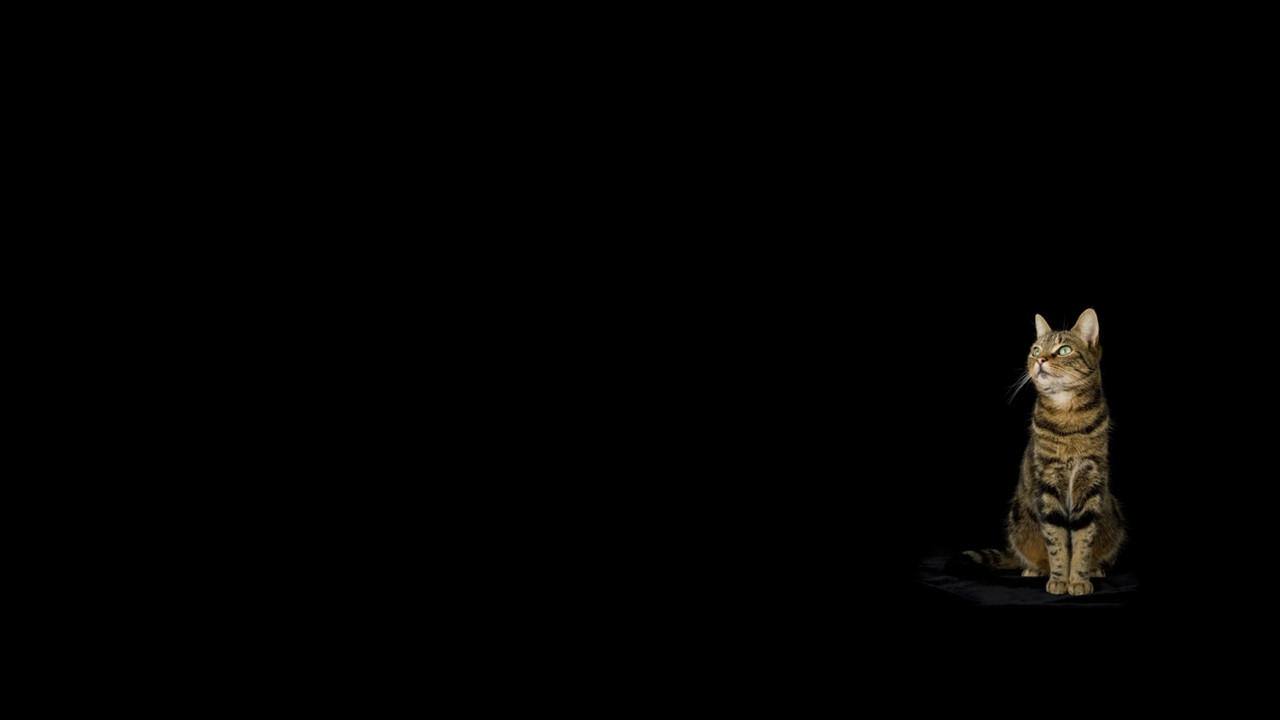
#> input picture 002. Project/VisKomp/images/NPID_UAS/Cat_https_www.wired.com.jpg, 1280 x 720 px, found by its file name
$ python UAS_EdgeDetection.py
#> lines starting #> are read from the running program, lines starting #| are printed output that depends on the picture; after the words box and inside, x2 and y2 are one past the last pixel; in counts of white or black regions, pixels touching at a corner belong together
print("\033c")       #To close all
import numpy as np
from matplotlib import pyplot as plt
import time

###################################################################################################
print ("Acquiring user entries.")
###################################################################################################
th = 20                                                       #Threshold of ignoring noises.
th2 = 20      #Threshold for differential values of neighboring pixels, for edge detection.
                               #The more the th2 the sharper the edge line will be resulted.
green_lw = 4                                                       #width of the green line.
print("th, th2, green_lw =", th, th2, green_lw)
print (" ")
#dir = "C://Users//MN//OneDrive - Universitas Pembangunan Jaya//Coding_Python//MK_VisKomp//Gambar_in_out//"
#nama_file_input = "Heksagon_Gradasi"; th2 = 20
dir = "/Users/aditya/git/aditya1-github/VisKomp/Images/NPID_UAS/"
nama_file_input = "Cat_https_www.wired.com"; th2 = 20
# [6 lines of commented-out code are left out]
print ("Reading the input file, acquiring its size and creating array templates for processing.")
###################################################################################################
pic = plt.imread(dir + nama_file_input + ".jpg")
#> pic is the input picture: shape (720, 1280, 3); mean R, G, B 2.4, 2, 1.4
row, col, depth = np.shape(pic)
#> row = 720; col = 1280; depth = 3
print("col, row, depth =", row, col, depth)
#| col, row, depth = 720 1280 3
ori = np.zeros(shape=(row, col, depth), dtype = np.uint8)
buffer = np.zeros(shape=(row, col, depth), dtype = np.uint8)
ori[:, :, :] = pic[:,:,:]
buffer[:, :, :] = pic[:,:,:]
plt.figure('Original Image')
plt.imshow(ori)
plt.ion()
plt.show()
plt.pause(0.01)
print("")
##################################################################################################
print ("Preliminary edge detection (Algorithm #1) is taking place.")
print ("Every pixel that indicates any kind of object edge will be colored blue. Check it out.")
print ("At the same time, we are finding object weight center, x_min, x_max, y_min, and y_max.")
##################################################################################################
y_start = 0; y_end = row
#> after `y_end = row`: y_end = 720
x_start = 0; x_end = col
#> after `x_end = col`: x_end = 1280
n = 0                                               #Initiation of the number of edge pixels
yc = y_start                              #Initiation for the y coordinate of weight center
xc = x_start                              #Initiation for the x coordinate of weight center
y_min = y_end                                                      #Initiation for the y_min
#> y_min = 720
y_max = y_start                                                    #Initiation for the y_max
x_min = x_end
#> x_min = 1280
x_max = x_start
for i in range (0+1, row-1):                               #+1 is to avoid division by zero.
    for j in range (0+1, col-1):
        cek1, cek2, cek3, cek4, cek5, cek6, cek7, cek8, cek9 = \
        False, False, False, False, False, False, False, False, False           #Initiation

        #A point is checked if it is at the edge of the object by checking its neighbors.
        #Piksel yang dicek berada di tengah.
        #Piksel tetangga berada di atas, di kiri, di bawah dan di kanan piksel yang dicek.
        point_r  = ori[i,j,0];   point_g = ori[i,j,1];    point_b = ori[i,j,2]
        neigh1_r = ori[i-1,j,0]; neigh1_g = ori[i-1,j,1]; neigh1_b = ori[i-1,j,2]  #di atas
        neigh2_r = ori[i,j-1,0]; neigh2_g = ori[i,j-1,1]; neigh2_b = ori[i,j-1,2]  #di kiri
        neigh3_r = ori[i+1,j,0]; neigh3_g = ori[i+1,j,1]; neigh3_b = ori[i+1,j,2]  #di bawah
        neigh4_r = ori[i,j+1,0]; neigh4_g = ori[i,j+1,1]; neigh4_b = ori[i,j+1,2]  #di kanan
        cek_n1r = abs(int(neigh1_r) - int(point_r)) #Delta nilai R antara neigh1 dan piksel yg dicek.
        cek_n2r = abs(int(neigh2_r) - int(point_r)) #Delta nilai R antara neigh2 dan piksel yg dicek.
        cek_n3r = abs(int(neigh3_r) - int(point_r)) #Delta nilai R antara neigh3 dan piksel yg dicek.
        cek_n4r = abs(int(neigh4_r) - int(point_r)) #Delta nilai R antara neigh4 dan piksel yg dicek.

        if cek_n1r > th2 or cek_n2r > th2 or cek_n3r > th2 or cek_n4r > th2:
            #print(i,j, "Edge detected")
            buffer[i,j,:] = 0, 0, 255                #Piksel yang merupakan edge diwarnai biru.
            n = n + 1
            yc = yc + i
            xc = xc + j
            if i < y_min: y_min = i
            if i > y_max: y_max = i
            if j < x_min: x_min = j
            if j > x_max: x_max = j
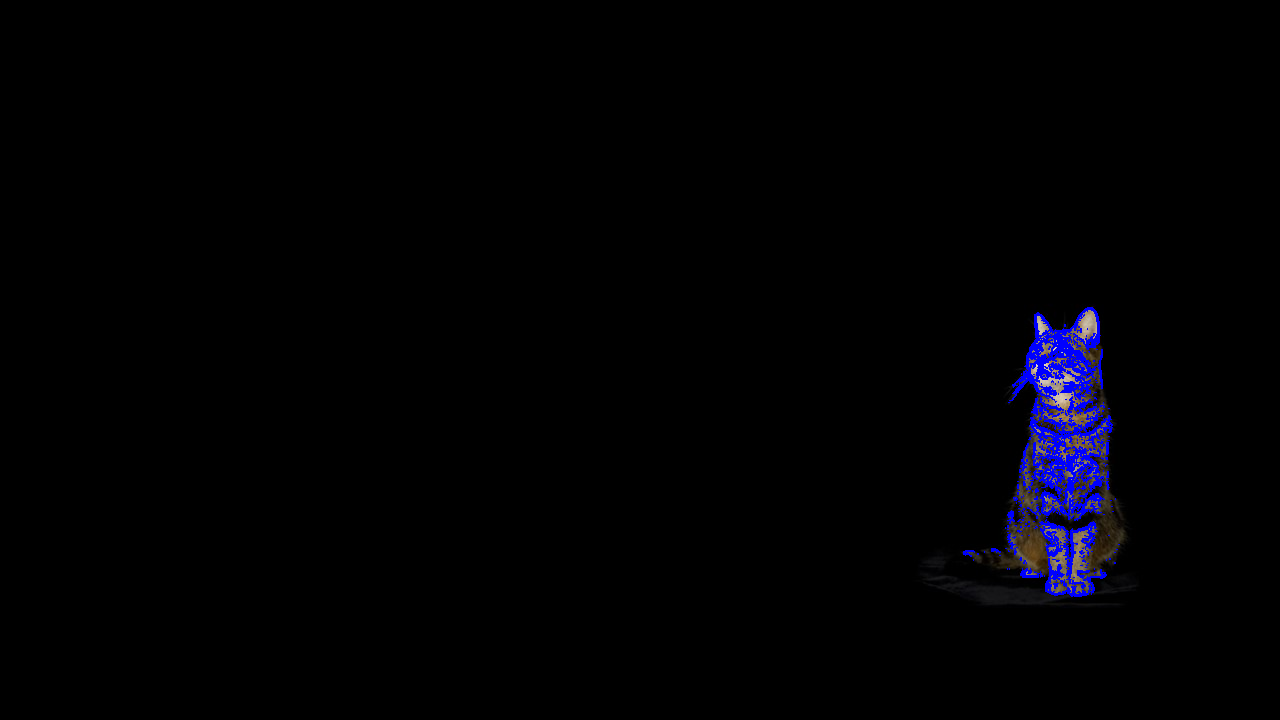
#> buffer: shape (720, 1280, 3); 1.11% of pixels changed, all inside (x1, y1, x2, y2) = (963, 307, 1120, 597)
#> after the loop, n = 10275; x_max = 1119; x_min = 963; xc = 10914513; y_max = 596; y_min = 307; yc = 4591226

yc = round (yc/n)                    #yc and xc will be used in the second-stage edge detection.
#> yc = 447
xc = round (xc/n)
#> xc = 1062
print ("y_min, yc, y_max =", y_min, yc, y_max, ".")
#| y_min, yc, y_max = 307 447 596 .
print ("x_min, xc, x_max =", x_min, xc, x_max, ".")
#| x_min, xc, x_max = 963 1062 1119 .
print("")
plt.figure('Preliminary Edge Detection')
plt.imshow(buffer)
plt.ion()
plt.show()
plt.pause(0.01)

#################################################################################################
print ("Final edge detection (Algorithm #2) is taking place.")
print ("Paint the outmost edge pixels in every line green.")
#################################################################################################
print ("Preparing arrays to accomodate edge pixel properties: coordinates and colors.")
print("The edge array has a length and contains index number, y_edge, x_edge, R_edge, G_edge, and B_edge.")
time.sleep(5)
len_edge = max(2*(y_max-y_min), 2*(x_max-x_min)) + 2                       #Length of edge array
#> len_edge = 580
indeks_edge = np.zeros(shape = (len_edge), dtype = int)            #Index of every edge's pixels
#> indeks_edge = 580 values from 0 to 0
y_edge = np.zeros(shape = (len_edge), dtype = int)          #List of y coordinate of edge pixels
#> y_edge = 580 values from 0 to 0
x_edge = np.zeros(shape = (len_edge), dtype = int)
#> x_edge = 580 values from 0 to 0
R_edge = np.zeros(shape = (len_edge), dtype = int)
G_edge = np.zeros(shape = (len_edge), dtype = int)
B_edge = np.zeros(shape = (len_edge), dtype = int)
G_edge[:] = 255                                        #Every edge's pixels will be painted green.

# #CHECK THE CONTENTS OF THE ARRAYS BEFORE EXECUTING THE FINAL EDGE DETECTION
# print ("Contents of edge arrays before executing the final edge detection:")
# for i in range (0, len_edge):
#     print (indeks_edge[i], y_edge[i], x_edge[i], R_edge[i], G_edge[i], B_edge[i])
# print("")

#EXECUTING THE FINAL EDGE DETECTION (ALGORITHM #2)
#FINDING EDGE PIXELS, THAT IS, ONE AT THE RIGHTMOST AND ONE AT THE LEFTMOST (IF OBJECT IS VERTICAL)
#FINDING EDGE PIXELS, THAT IS, ONE AT THE TOP AND ONE AT THE BOTTOM (IF OBJECT IS HORIZONTAL)
print("If any object resides too close to image margin, edge detection can cause 'Index is out of bound'.")
print("Setting the y_min, y_max, x_min and x_max so that they don't get out of bound.")
margin = int(green_lw)
if y_min < 0 + margin: y_min = 0 + margin
if y_max > row - margin: y_max = row - margin
if x_min < 0 + margin: x_min = 0 + margin
if x_max > col - margin: x_max = col - margin

if  (x_max - x_min >= y_max - y_min) or (x_max - x_min < y_max - y_min):
    counter = 0
    for i in range (y_min, y_max+1):       #Scanning half right of the object (downward, clockwise)
        print("")
        #print("Counter =", counter)
        indeks_edge[counter] = counter
        y_edge[counter] = i
        n = 0                                                      #Initiation for the next i loop
        x = 0                                                               #Initiation for next i
        for j in range (xc, x_max+1):
            #If pixel(i,j) is red, then check if the next two pixels are not red.
            cek1 = bool(buffer[i,j,0]   == 255 and buffer[i,j,1]   == 0 and buffer[i,j,2]   == 0)
            cek2 = bool(buffer[i,j+1,0] == 255 and buffer[i,j+1,1] == 0 and buffer[i,j+1,2] == 0)
            cek3 = bool(buffer[i,j+2,0] == 255 and buffer[i,j+2,1] == 0 and buffer[i,j+2,2] == 0)
            if cek1 == True and cek2 == False and cek3 == False:
                #This is temporary rightmost edge and will be overwritten by the next rightmost one.
                print('Finding a rigtmost edge in a row:', i, ",", j)
                x_edge[counter] = j
        counter = counter + 1
#> after the loop, counter = 290; indeks_edge = 580 values, max 289 at index 289, min 0 at index 0, mean 72.25; y_edge = 580 values, max 596 at index 289, min 0 at index 290, mean 225.8

    print(""); print("It's now halfway."); print("")

    for i in range (y_max, y_min-1, -1):     #Scanning half left of the object (upward, clockwise)
        print("")
        #print(counter)
        indeks_edge[counter] = counter
        y_edge[counter] = i
        n = 0                                                      #Initiation for the next i loop
        x = 0                                                               #Initiation for next i
        for j in range(xc, x_min-1, -1):
            # If pixel(i,j) is red and next two pixels are not red, then the pixel(i,j) is the edge.
            cek1 = bool(buffer[i, j, 0] == 255   and buffer[i, j, 1]   == 0 and buffer[i, j, 2] == 0)
            cek2 = bool(buffer[i, j-1, 0] == 255 and buffer[i, j-1, 1] == 0 and buffer[i, j-1, 2] == 0)
            cek3 = bool(buffer[i, j-2, 0] == 255 and buffer[i, j-2, 1] == 0 and buffer[i, j-2, 2] == 0)
            if cek1 == True and cek2 == False and cek3 == False:
                #This is temporary lefttmost edge and will be overwritten by the next leftmost one.
                print('Finding a leftmost edge in a row:', i, ",", j)
                x_edge[counter] = j
        counter = counter + 1
#> after the loop, counter = 580; indeks_edge = 580 values from 0 to 579; y_edge = 580 values, max 596 at index 289, min 307 at index 0, mean 451.5

# [7 lines of commented-out code are left out]
print("Now applying the edge arrays to color the outermost edge pixels in picture green. Check it out.")
#######################################################################################################
for i in range (0, len_edge):
    buffer[y_edge[i], x_edge[i], 0:3]   = R_edge[i], G_edge[i], B_edge[i]
    buffer[y_edge[i], x_edge[i]-1, 0:3] = R_edge[i], G_edge[i], B_edge[i]
    buffer[y_edge[i], x_edge[i]+1, 0:3] = R_edge[i], G_edge[i], B_edge[i]
    buffer[y_edge[i], x_edge[i]-2, 0:3] = R_edge[i], G_edge[i], B_edge[i]
    buffer[y_edge[i], x_edge[i]+2, 0:3] = R_edge[i], G_edge[i], B_edge[i]
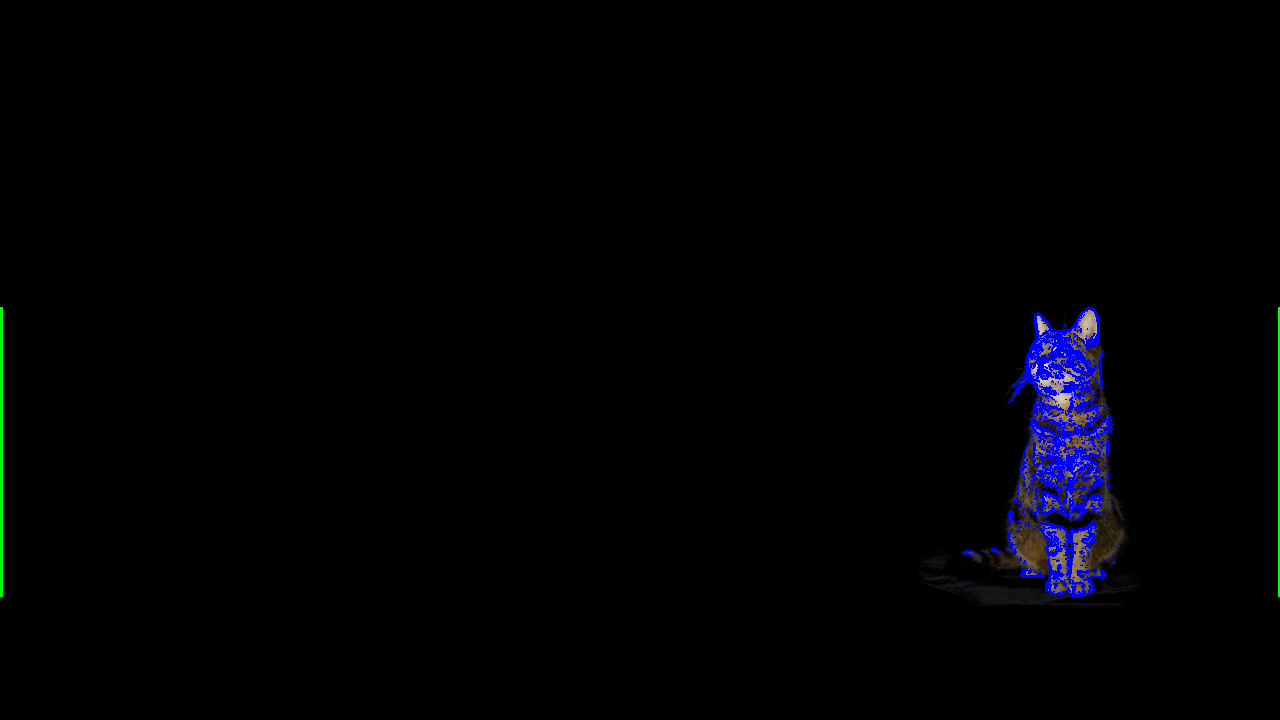
#> buffer: shape (720, 1280, 3); 0.16% of pixels changed, all inside (x1, y1, x2, y2) = (0, 307, 1280, 597)
plt.imsave(dir + nama_file_input + "_NPID.jpg", buffer )

plt.figure('Final Edge Detection')
plt.imshow(buffer)
plt.ion()
plt.show()
plt.pause(200)
